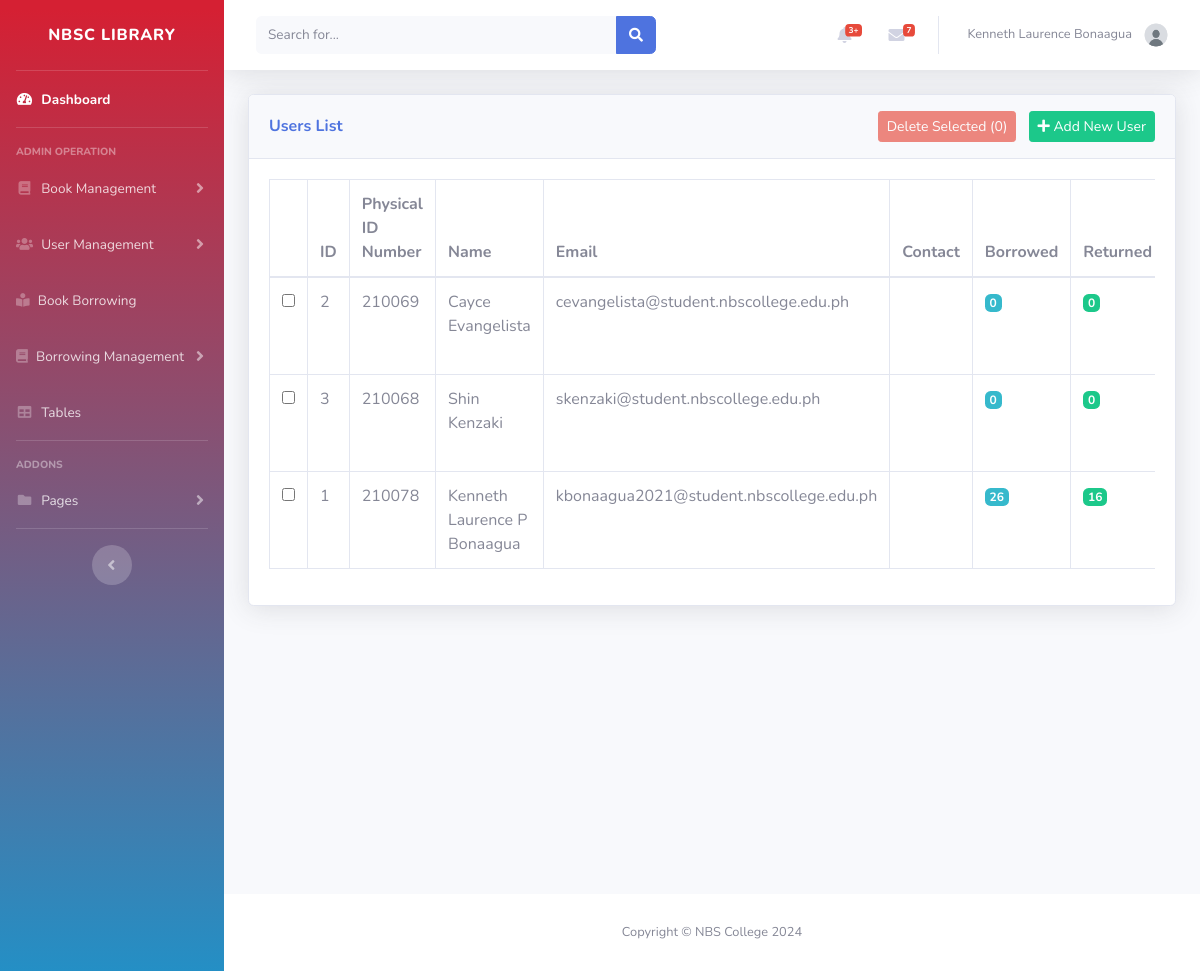
Screenshot of /Admin/users_list.php (signed in) with the database file from the repository.
### tables this page shows
CREATE TABLE `users` (
  `id` int(11) NOT NULL,
  `school_id` int(11) DEFAULT NULL,
  `firstname` varchar(100) DEFAULT NULL,
  `middle_init` varchar(100) DEFAULT NULL,
  `lastname` varchar(100) DEFAULT NULL,
  `email` varchar(100) DEFAULT NULL,
  `password` varchar(100) DEFAULT NULL,
  `contact_no` varchar(100) DEFAULT NULL,
  `borrowed_books` int(225) NOT NULL DEFAULT 0,
  `returned_books` int(225) NOT NULL DEFAULT 0,
  `damaged_books` int(225) NOT NULL DEFAULT 0,
  `lost_books` int(225) NOT NULL DEFAULT 0,
  `user_image` varchar(100) DEFAULT NULL,
  `usertype` varchar(100) DEFAULT NULL,
  `address` varchar(100) DEFAULT NULL,
  `id_type` varchar(100) DEFAULT NULL,
  `id_image` varchar(100) DEFAULT NULL,
  `date_added` date DEFAULT NULL,
  `status` varchar(100) DEFAULT NULL,
  `last_update` date DEFAULT NULL
);

### Admin/users_list.php (the view, shortened to what this page needs)
<?php
include '../admin/inc/header.php';
include '../db.php';
?>
<div id="content" class="d-flex flex-column min-vh-100">
    <div class="container-fluid">
        <div class="card shadow mb-4">
            <div class="card-header py-3 d-flex justify-content-between align-items-center">
                <h6 class="m-0 font-weight-bold text-primary">Users List</h6>
                <div>
                    <button id="bulkDeleteBtn" class="btn btn-danger btn-sm mr-2" disabled>
                        Delete Selected (<span id="selectedCount">0</span>)
                    </button>
                    <a href="#" class="btn btn-success btn-sm" data-toggle="modal" data-target="#addUserModal">
                        <i class="fas fa-plus"></i> Add New User
                    </a>
                </div>
            </div>
            <div class="card-body">
                <div class="table-responsive">
                    <table class="table table-bordered" id="usersTable" width="100%" cellspacing="0">
                        <thead>
                            <tr>
                                <th style="width: 30px;"></th>
                                <th>ID</th>
                                <th>Physical ID Number</th>
                                <th>Name</th>
                                <th>Email</th>
                                <th>Contact</th>
                                <th>Borrowed</th>
                                <th>Returned</th>
                            </tr>
                        </thead>
                        <tbody>
                            <?php
                            $query = "SELECT u.*,
                                u.borrowed_books,
                                u.returned_books,
                                u.damaged_books,
                                u.lost_books
                                FROM users u
                                ORDER BY u.date_added DESC";
                            $result = $conn->query($query);
                            while ($row = $result->fetch_assoc()) {
                                $fullname = $row['firstname'] . ' ' . ($row['middle_init'] ? $row['middle_init'] . ' ' : '') . $row['lastname'];
                                echo "<tr>";
                                echo "<td><input type='checkbox' class='user-checkbox' data-user-id='{$row['id']}'></td>";
                                echo "<td>{$row['id']}</td>";
                                echo "<td>{$row['school_id']}</td>";
                                echo "<td>" . htmlspecialchars($fullname) . "</td>";
                                echo "<td>{$row['email']}</td>";
                                echo "<td>{$row['contact_no']}</td>";
                                echo "<td><span class='badge badge-info'>{$row['borrowed_books']}</span></td>";
                                echo "<td><span class='badge badge-success'>{$row['returned_books']}</span></td>";
                                echo "</tr>";
                            }
                            ?>
                        </tbody>
                    </table>
                </div>
            </div>
        </div>
    </div>
</div>
<?php include('../admin/inc/footer.php'); ?>

### rows the page displays
users: id "2", school "210069", fullname "Cayce Evangelista", email "cevangelista@student.nbscollege.edu.ph", borrowed_books "0", returned_books "0"
users: id "3", school "210068", fullname "Shin Kenzaki", email "skenzaki@student.nbscollege.edu.ph", borrowed_books "0", returned_books "0"
users: id "1", school "210078", fullname "Kenneth Laurence P Bonaagua", email "kbonaagua2021@student.nbscollege.edu.ph", borrowed_books "26", returned_books "16"

### other values shown
$_SESSION['admin_firstname'] "Kenneth Laurence"
$_SESSION['admin_lastname'] "Bonaagua"
